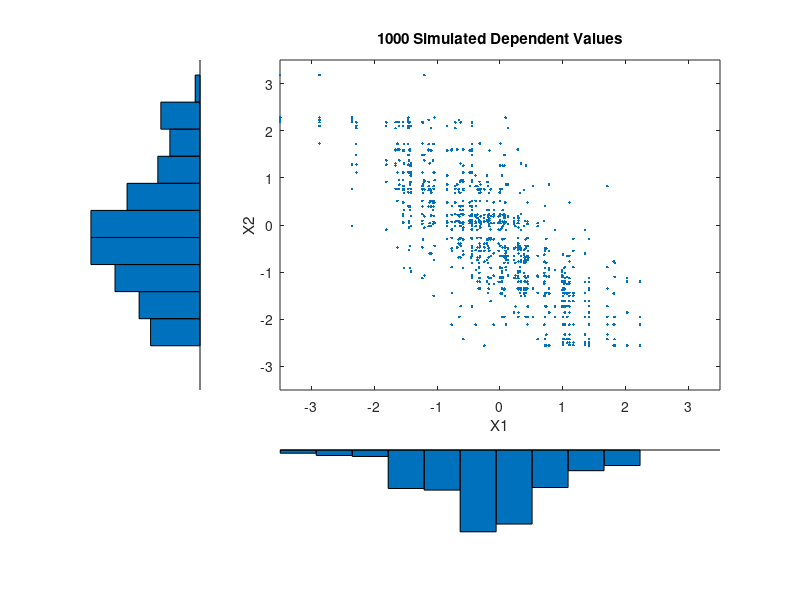

Reproduce this figure in MATLAB.

clear all
close all
clc

load stockreturns
nobs = size(stocks,1);
subplot(2,1,1); hist(stocks(:,1),10);
xlabel('X1'); ylabel('Frequency');
subplot(2,1,2); hist(stocks(:,2),10);
xlabel('X2'); ylabel('Frequency');

invCDF1 = sort(stocks(:,1)); n1 = length(stocks(:,1));
invCDF2 = sort(stocks(:,2)); n2 = length(stocks(:,2));
subplot(1,1,1);
stairs((1:nobs)/nobs, invCDF1,'b');
hold on; stairs((1:nobs)/nobs, invCDF2,'r'); hold off
legend('X1','X2');
xlabel('Cumulative Probability'); ylabel('X');

n = 1000;
rho = -.8;
nu = 5;
T = mvtrnd([1 rho; rho 1], nu, n);
U = tcdf(T,nu);
X = [invCDF1(ceil(n1*U(:,1))) invCDF2(ceil(n2*U(:,2)))];

[n1,ctr1] = hist(X(:,1),10);
[n2,ctr2] = hist(X(:,2),10);
subplot(2,2,2); plot(X(:,1),X(:,2),'.'); axis([-3.5 3.5 -3.5 3.5]); h1 = gca;
title('1000 Simulated Dependent Values');
xlabel('X1'); ylabel('X2');
subplot(2,2,4); bar(ctr1,-n1,1); axis([-3.5 3.5 -max(n1)*1.1 0]); axis('off'); h2 = gca;
subplot(2,2,1); barh(ctr2,-n2,1); axis([-max(n2)*1.1 0 -3.5 3.5]); axis('off'); h3 = gca;
set(h1,'Position',[0.35 0.35 0.55 0.55]);
set(h2,'Position',[.35 .1 .55 .15]);
set(h3,'Position',[.1 .35 .15 .55]);
colormap([.8 .8 1]);
